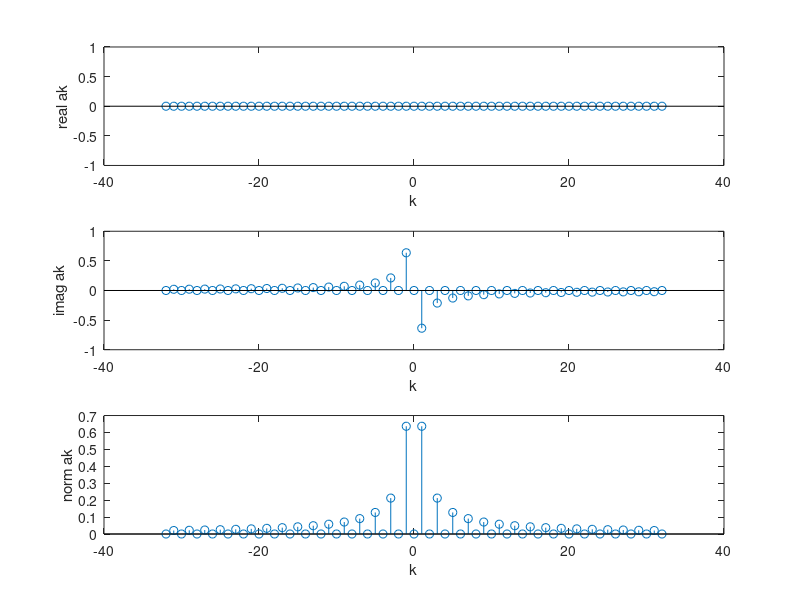
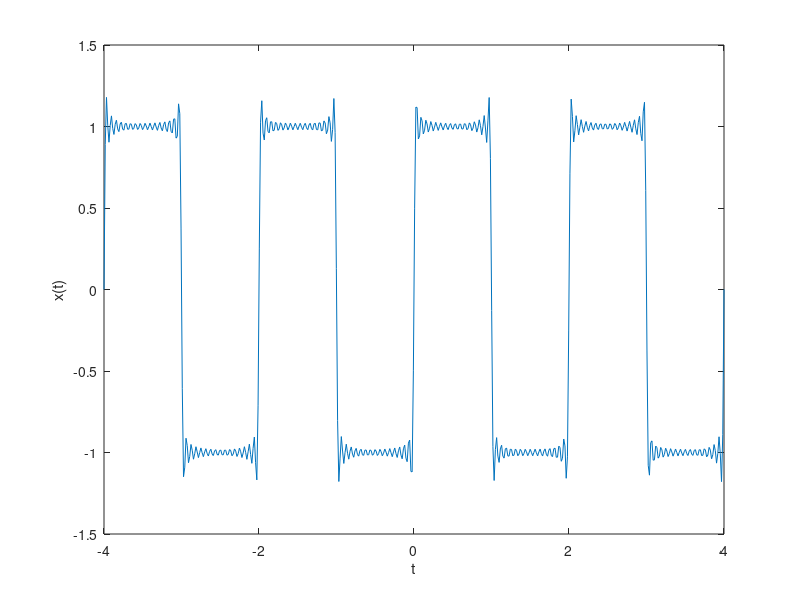

These charts were generated, in order, by the following MATLAB code:
% series de Fourier tiempo continuo 

% numero de armonicas a calcular
N = 32;

% Periodo
T = 2.0;    

a0 = 0;

k = (1:N)';
ak =  j * (cos(k * pi) - 1) ./ (k * pi);

% Dominio de la frecuencia
% preparando la grafica
K = (-N:1:N)';
akn = ak(end:-1:1);
AK = [conj(akn);a0; ak];
magAK = sqrt(conj(AK).*AK);


h1 = figure(1); clf
subplot(3, 1, 1);
stem(K, real(AK));
xlabel('k');
ylabel('real ak')
subplot(3, 1, 2);
stem(K, imag(AK));
xlabel('k');
ylabel('imag ak')
subplot(3, 1, 3);
stem(K, magAK);
xlabel('k');
ylabel('norm ak')
print('dominio_frecuencia_charlie.png')
% Dominio del tiempo
% Preparando la grafica
puntos=500;
t = linspace(-2*T, 2*T,puntos);
xt = zeros(size(t));
for n=1:puntos,
        expo = exp(j * K' * 2 * pi * t(n) / T);
        xt(n) = expo * AK;
end;
 h2 = figure(2); clf
 plot(t, xt)
 xlabel('t')
 ylabel('x(t)')
 print('dominio_tiempo_charlie.png')
